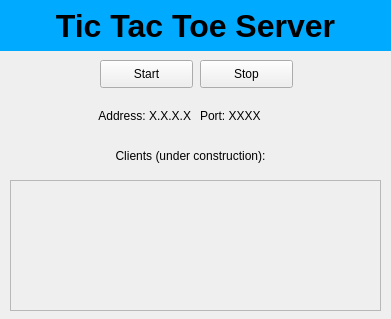
<?xml version="1.0" encoding="UTF-8"?>
<ui version="4.0">
 <class>MainWindow</class>
 <widget class="QMainWindow" name="MainWindow">
  <property name="geometry">
   <rect>
    <x>0</x>
    <y>0</y>
    <width>391</width>
    <height>319</height>
   </rect>
  </property>
  <property name="windowTitle">
   <string>MainWindow</string>
  </property>
  <widget class="QWidget" name="centralwidget">
   <widget class="QPushButton" name="start_button">
    <property name="geometry">
     <rect>
      <x>100</x>
      <y>60</y>
      <width>93</width>
      <height>28</height>
     </rect>
    </property>
    <property name="font">
     <font>
      <pointsize>9</pointsize>
     </font>
    </property>
    <property name="text">
     <string>Start</string>
    </property>
   </widget>
   <widget class="QPushButton" name="stop_button">
    <property name="geometry">
     <rect>
      <x>200</x>
      <y>60</y>
      <width>93</width>
      <height>28</height>
     </rect>
    </property>
    <property name="font">
     <font>
      <pointsize>9</pointsize>
     </font>
    </property>
    <property name="text">
     <string>Stop</string>
    </property>
   </widget>
   <widget class="QLabel" name="title">
    <property name="geometry">
     <rect>
      <x>0</x>
      <y>0</y>
      <width>391</width>
      <height>51</height>
     </rect>
    </property>
    <property name="font">
     <font>
      <pointsize>24</pointsize>
      <weight>75</weight>
      <bold>true</bold>
     </font>
    </property>
    <property name="autoFillBackground">
     <bool>false</bool>
    </property>
    <property name="styleSheet">
     <string notr="true">background-color: rgb(0, 170, 255);</string>
    </property>
    <property name="text">
     <string>Tic Tac Toe Server</string>
    </property>
    <property name="alignment">
     <set>Qt::AlignCenter</set>
    </property>
   </widget>
   <widget class="QLabel" name="address_label">
    <property name="geometry">
     <rect>
      <x>60</x>
      <y>100</y>
      <width>131</width>
      <height>31</height>
     </rect>
    </property>
    <property name="font">
     <font>
      <pointsize>9</pointsize>
     </font>
    </property>
    <property name="text">
     <string>Address: X.X.X.X</string>
    </property>
    <property name="alignment">
     <set>Qt::AlignRight|Qt::AlignTrailing|Qt::AlignVCenter</set>
    </property>
   </widget>
   <widget class="QLabel" name="port_label">
    <property name="geometry">
     <rect>
      <x>200</x>
      <y>100</y>
      <width>131</width>
      <height>31</height>
     </rect>
    </property>
    <property name="font">
     <font>
      <pointsize>9</pointsize>
     </font>
    </property>
    <property name="text">
     <string>Port: XXXX</string>
    </property>
   </widget>
   <widget class="QLabel" name="clients_label">
    <property name="geometry">
     <rect>
      <x>90</x>
      <y>140</y>
      <width>201</width>
      <height>31</height>
     </rect>
    </property>
    <property name="font">
     <font>
      <pointsize>9</pointsize>
     </font>
    </property>
    <property name="text">
     <string>Clients (under construction):</string>
    </property>
    <property name="alignment">
     <set>Qt::AlignCenter</set>
    </property>
   </widget>
   <widget class="QScrollArea" name="clients_list">
    <property name="geometry">
     <rect>
      <x>10</x>
      <y>180</y>
      <width>371</width>
      <height>131</height>
     </rect>
    </property>
    <property name="widgetResizable">
     <bool>true</bool>
    </property>
    <widget class="QWidget" name="scrollAreaWidgetContents">
     <property name="geometry">
      <rect>
       <x>0</x>
       <y>0</y>
       <width>369</width>
       <height>129</height>
      </rect>
     </property>
    </widget>
   </widget>
  </widget>
 </widget>
 <resources/>
 <connections/>
</ui>
